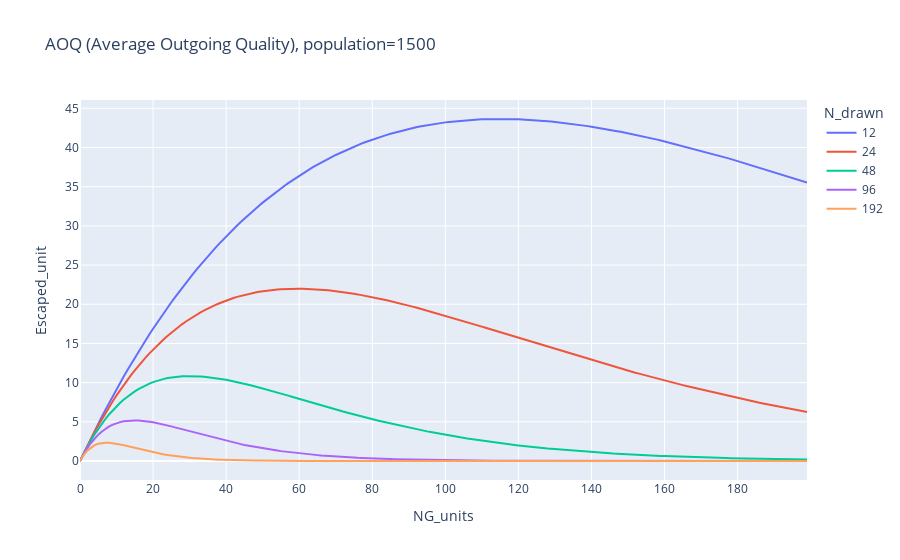

The cell this chart's notebook holds for it:
### Code cell
fig2 = px.line(df, x='NG_units', y='Escaped_unit', color='N_drawn', title=f"AOQ (Average Outgoing Quality), population={M}")
fig2.write_html("AOQ_1500.html")
fig2.show()

### Figure 1 — Plotly figure (JSON) as saved in the notebook; plotly's stock layout.template omitted (floating-point values rounded to 4 significant figures; data arrays with more than 128 entries replaced by an {"elided": "..."} marker saying what was removed)
{"data": [{"hovertemplate": "N_drawn=12<br>NG_units=%{x}<br>Escaped_unit=%{y}<extra></extra>", "legendgroup": "12", "line": {"color": "#636efa", "dash": "solid"}, "marker": {"symbol": "circle"}, "mode": "lines", "name": "12", "orientation": "v", "showlegend": true, "type": "scatter", "x": {"elided": "200 int values"}, "xaxis": "x", "y": {"elided": "200 float values"}, "yaxis": "y"}, {"hovertemplate": "N_drawn=24<br>NG_units=%{x}<br>Escaped_unit=%{y}<extra></extra>", "legendgroup": "24", "line": {"color": "#EF553B", "dash": "solid"}, "marker": {"symbol": "circle"}, "mode": "lines", "name": "24", "orientation": "v", "showlegend": true, "type": "scatter", "x": {"elided": "200 int values"}, "xaxis": "x", "y": {"elided": "200 float values"}, "yaxis": "y"}, {"hovertemplate": "N_drawn=48<br>NG_units=%{x}<br>Escaped_unit=%{y}<extra></extra>", "legendgroup": "48", "line": {"color": "#00cc96", "dash": "solid"}, "marker": {"symbol": "circle"}, "mode": "lines", "name": "48", "orientation": "v", "showlegend": true, "type": "scatter", "x": {"elided": "200 int values"}, "xaxis": "x", "y": {"elided": "200 float values"}, "yaxis": "y"}, {"hovertemplate": "N_drawn=96<br>NG_units=%{x}<br>Escaped_unit=%{y}<extra></extra>", "legendgroup": "96", "line": {"color": "#ab63fa", "dash": "solid"}, "marker": {"symbol": "circle"}, "mode": "lines", "name": "96", "orientation": "v", "showlegend": true, "type": "scatter", "x": {"elided": "200 int values"}, "xaxis": "x", "y": {"elided": "200 float values"}, "yaxis": "y"}, {"hovertemplate": "N_drawn=192<br>NG_units=%{x}<br>Escaped_unit=%{y}<extra></extra>", "legendgroup": "192", "line": {"color": "#FFA15A", "dash": "solid"}, "marker": {"symbol": "circle"}, "mode": "lines", "name": "192", "orientation": "v", "showlegend": true, "type": "scatter", "x": {"elided": "200 int values"}, "xaxis": "x", "y": {"elided": "200 float values"}, "yaxis": "y"}], "layout": {"legend": {"title": {"text": "N_drawn"}, "tracegroupgap": 0}, "title": {"text": "AOQ (Average Outgoing Quality), population=1500"}, "xaxis": {"anchor": "y", "domain": [0, 1], "title": {"text": "NG_units"}}, "yaxis": {"anchor": "x", "domain": [0, 1], "title": {"text": "Escaped_unit"}}}}
